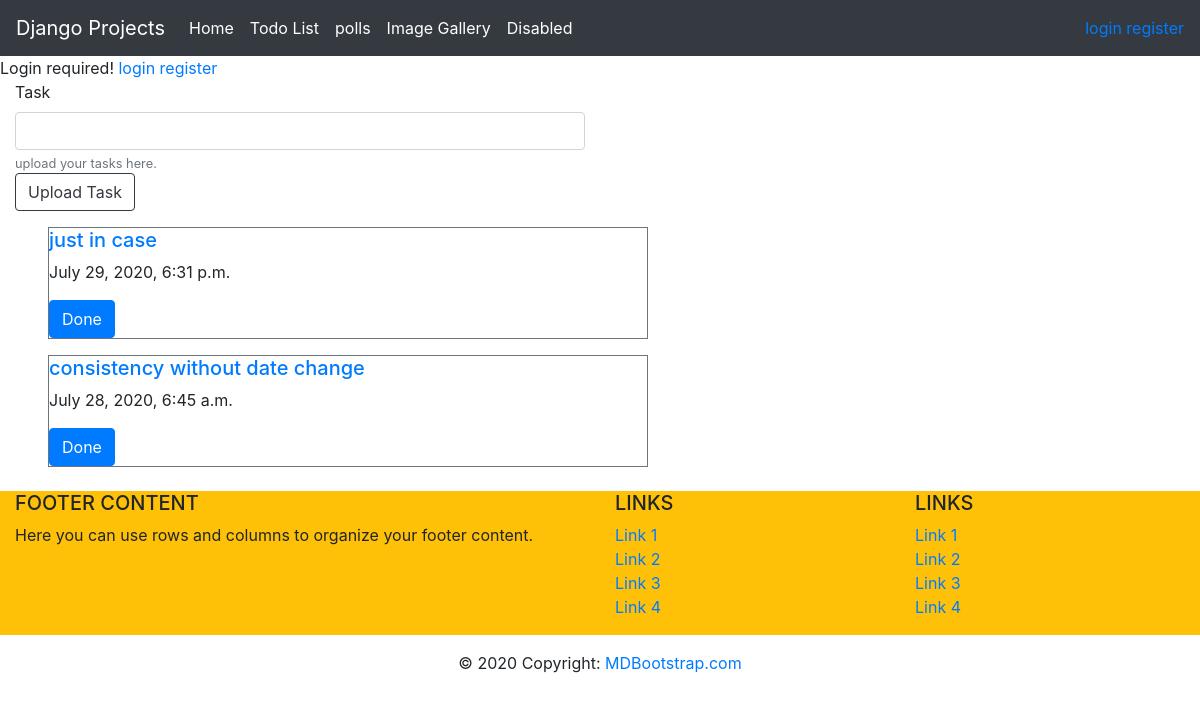
The page /todo/tasks/ on the database its author committed.
### todo_app/models.py (models this page shows, shortened)
class Todo(models.Model):
    added_date = models.DateTimeField()
    text = models.CharField(max_length=200, null=True, blank=True)

### todo_app/views.py (the view)
# urls.py: path('tasks/', views.tasks_todo, name='task_list'),
@csrf_exempt
def tasks_todo(request):
    tasks = Todo.objects.order_by('-added_date')
    context = {'tasks': tasks}
    return render(request, 'todo_app/todo_list.html', context)

### todo_app/templates/todo_app/todo_list.html (shortened to what this page needs)
{%extends 'todo_app/base.html'%}
{%block content%}
<form action="{%url 'add_todo' %}" method="post">
  <div class="form-group col-6 mb-12">
    <label for="task">Task</label>
    <input type="text" name="content" class="form-control" id="task" aria-describedby="taskEntry">
    <small id="taskEntry" class="form-text text-muted">upload your tasks here.</small>
      <button type="submit" class="btn btn-outline-dark">Upload Task</button>
  </div>
</form>
  {%for task in tasks%}
  <div class="w-50 mt-3 ml-5 border border-secondary">
      <a href="{%url 'detail_task' task.id%}"><h5 class="text-primary">{{task.text}}</h5></a>
        <p class="text_secondary">{{task.added_date}}</p>
        <form action="{%url 'delete_task' task.id%}" method="POST">
            <button class="btn btn-primary">Done</button>
        </form>
  </div>
    {%endfor%}
{%endblock%}

### rows shown on the page
Todo: text "just in case", added_date "July 29, 2020, 6:31 p.m."
Todo: text "consistency without date change", added_date "July 28, 2020, 6:45 a.m."
